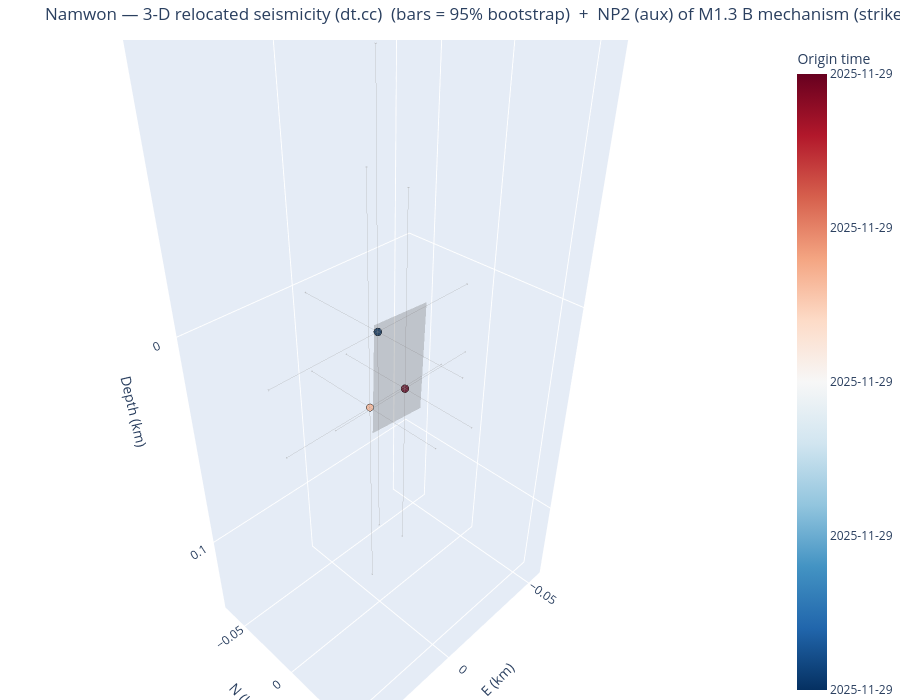

Notebook code cell kept with this figure:
### Markdown cell above
## 5. Seismicity in 3-D (interactive)

`plot_3d_plane` returns an **interactive plotly** 3-D view of the dt.cc hypocentres (relative E–N–depth km,
coloured by origin time, sized by magnitude) with the SVD best-fit fault plane overlaid as a translucent
patch — rotate/zoom to judge planarity and dip. (Interactivity is live in a running notebook; committed
notebooks are output-stripped, and a static export needs the optional `kaleido` package.)

### Code cell
fig3d = viz.plot_3d_plane(cfg, VELMODEL, frame_from=FRAME_FROM, mech_select=MECH_SELECT)
try:                                  # optional static export (needs kaleido); harmless if absent
    fig3d.write_image(f"/tmp/{CLUSTER}_3d.png", scale=2)
except Exception as _e:
    print("(static export skipped — install kaleido for a PNG; the figure is interactive in a live notebook)")
fig3d                                 # <- interactive in JupyterLab: drag to rotate, scroll to zoom

### Figure 1 — Plotly figure (JSON) as saved in the notebook; plotly's stock layout.template omitted (floating-point values rounded to 4 significant figures)
{"data": [{"error_x": {"array": [0.04282, 0.03687, 0.03338], "color": "rgba(80,80,80,0.5)", "thickness": 0.8, "type": "data", "width": 2}, "error_y": {"array": [0.06006, 0.05306, 0.05407], "color": "rgba(80,80,80,0.5)", "thickness": 0.8, "type": "data", "width": 2}, "error_z": {"array": [0.09333, 0.09452, 0.0835], "color": "rgba(80,80,80,0.5)", "thickness": 0.8, "type": "data", "width": 2}, "marker": {"color": [20420.0, 20420.0, 20420.0], "colorbar": {"ticktext": ["2025-11-29", "2025-11-29", "2025-11-29", "2025-11-29", "2025-11-29"], "tickvals": [20420.0, 20420.0, 20420.0, 20420.0, 20420.0], "title": {"text": "Origin time"}}, "colorscale": [[0.0, "rgb(5,48,97)"], [0.1, "rgb(33,102,172)"], [0.2, "rgb(67,147,195)"], [0.3, "rgb(146,197,222)"], [0.4, "rgb(209,229,240)"], [0.5, "rgb(247,247,247)"], [0.6, "rgb(253,219,199)"], [0.7, "rgb(244,165,130)"], [0.8, "rgb(214,96,77)"], [0.9, "rgb(178,24,43)"], [1.0, "rgb(103,0,31)"]], "line": {"color": "black", "width": 0.5}, "opacity": 0.95, "size": [9.2, 8.4, 9.2]}, "mode": "markers", "name": "Hypocentres", "text": ["200001  M1.3", "200003  M1.1", "200005  M1.3"], "type": "scatter3d", "x": [0.0, -0.0037, -0.0213], "y": [0.0, -0.0138, -0.014], "z": [0.0, 0.0397, 0.041]}, {"color": "gray", "hoverinfo": "name", "i": [0, 0], "j": [1, 3], "k": [3, 2], "name": "NP2 (aux) of M1.3 B mechanism 99/87", "opacity": 0.3, "showscale": false, "type": "mesh3d", "x": [0.001081, 0.001529, -0.02064, -0.02019], "y": [-0.002958, -2.651e-05, 0.0003579, 0.00329], "z": [0.04524, -0.003351, 0.04524, -0.003351]}], "layout": {"height": 700, "margin": {"b": 0, "l": 0, "r": 0, "t": 40}, "scene": {"aspectmode": "data", "xaxis": {"title": {"text": "E (km)"}}, "yaxis": {"title": {"text": "N (km)"}}, "zaxis": {"autorange": "reversed", "title": {"text": "Depth (km)"}}}, "title": {"text": "Namwon — 3-D relocated seismicity (dt.cc)  (bars = 95% bootstrap)  +  NP2 (aux) of M1.3 B mechanism (strike 99°, dip 87°)"}}}
